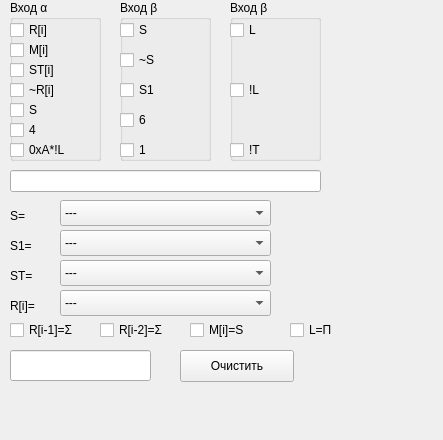
<?xml version="1.0" encoding="UTF-8"?>
<ui version="4.0">
 <class>MainWindow</class>
 <widget class="QMainWindow" name="MainWindow">
  <property name="geometry">
   <rect>
    <x>0</x>
    <y>0</y>
    <width>443</width>
    <height>440</height>
   </rect>
  </property>
  <property name="windowTitle">
   <string>MainWindow</string>
  </property>
  <widget class="QWidget" name="centralWidget">
   <widget class="QGroupBox" name="alpha">
    <property name="geometry">
     <rect>
      <x>10</x>
      <y>0</y>
      <width>91</width>
      <height>161</height>
     </rect>
    </property>
    <property name="title">
     <string>Вход α</string>
    </property>
    <widget class="QCheckBox" name="a_rsel">
     <property name="geometry">
      <rect>
       <x>0</x>
       <y>20</y>
       <width>41</width>
       <height>20</height>
      </rect>
     </property>
     <property name="text">
      <string>R[i]</string>
     </property>
    </widget>
    <widget class="QCheckBox" name="a_msel">
     <property name="geometry">
      <rect>
       <x>0</x>
       <y>40</y>
       <width>51</width>
       <height>20</height>
      </rect>
     </property>
     <property name="text">
      <string>M[i]</string>
     </property>
    </widget>
    <widget class="QCheckBox" name="a_stsel">
     <property name="geometry">
      <rect>
       <x>0</x>
       <y>60</y>
       <width>51</width>
       <height>20</height>
      </rect>
     </property>
     <property name="text">
      <string>ST[i]</string>
     </property>
    </widget>
    <widget class="QCheckBox" name="a_ssel">
     <property name="geometry">
      <rect>
       <x>0</x>
       <y>100</y>
       <width>51</width>
       <height>20</height>
      </rect>
     </property>
     <property name="text">
      <string>S</string>
     </property>
    </widget>
    <widget class="QCheckBox" name="a_10nlsel">
     <property name="geometry">
      <rect>
       <x>0</x>
       <y>140</y>
       <width>71</width>
       <height>20</height>
      </rect>
     </property>
     <property name="text">
      <string>0xA*!L</string>
     </property>
    </widget>
    <widget class="QCheckBox" name="a_nrsel">
     <property name="geometry">
      <rect>
       <x>0</x>
       <y>80</y>
       <width>61</width>
       <height>20</height>
      </rect>
     </property>
     <property name="text">
      <string>~R[i]</string>
     </property>
    </widget>
    <widget class="QCheckBox" name="a_4sel">
     <property name="geometry">
      <rect>
       <x>0</x>
       <y>120</y>
       <width>51</width>
       <height>20</height>
      </rect>
     </property>
     <property name="text">
      <string>4</string>
     </property>
    </widget>
   </widget>
   <widget class="QGroupBox" name="betta">
    <property name="geometry">
     <rect>
      <x>120</x>
      <y>0</y>
      <width>91</width>
      <height>161</height>
     </rect>
    </property>
    <property name="title">
     <string>Вход β</string>
    </property>
    <widget class="QCheckBox" name="b_ssel">
     <property name="geometry">
      <rect>
       <x>0</x>
       <y>20</y>
       <width>41</width>
       <height>20</height>
      </rect>
     </property>
     <property name="text">
      <string>S</string>
     </property>
    </widget>
    <widget class="QCheckBox" name="b_nssel">
     <property name="geometry">
      <rect>
       <x>0</x>
       <y>50</y>
       <width>51</width>
       <height>20</height>
      </rect>
     </property>
     <property name="text">
      <string>~S</string>
     </property>
    </widget>
    <widget class="QCheckBox" name="b_s1sel">
     <property name="geometry">
      <rect>
       <x>0</x>
       <y>80</y>
       <width>51</width>
       <height>20</height>
      </rect>
     </property>
     <property name="text">
      <string>S1</string>
     </property>
    </widget>
    <widget class="QCheckBox" name="b_1sel">
     <property name="geometry">
      <rect>
       <x>0</x>
       <y>140</y>
       <width>51</width>
       <height>20</height>
      </rect>
     </property>
     <property name="text">
      <string>1</string>
     </property>
    </widget>
    <widget class="QCheckBox" name="b_6sel">
     <property name="geometry">
      <rect>
       <x>0</x>
       <y>110</y>
       <width>61</width>
       <height>20</height>
      </rect>
     </property>
     <property name="text">
      <string>6</string>
     </property>
    </widget>
   </widget>
   <widget class="QGroupBox" name="gamma">
    <property name="geometry">
     <rect>
      <x>230</x>
      <y>0</y>
      <width>91</width>
      <height>161</height>
     </rect>
    </property>
    <property name="title">
     <string>Вход β</string>
    </property>
    <widget class="QCheckBox" name="g_lsel">
     <property name="geometry">
      <rect>
       <x>0</x>
       <y>20</y>
       <width>41</width>
       <height>20</height>
      </rect>
     </property>
     <property name="text">
      <string>L</string>
     </property>
    </widget>
    <widget class="QCheckBox" name="g_nlsel">
     <property name="geometry">
      <rect>
       <x>0</x>
       <y>80</y>
       <width>51</width>
       <height>20</height>
      </rect>
     </property>
     <property name="text">
      <string>!L</string>
     </property>
    </widget>
    <widget class="QCheckBox" name="g_ntsel">
     <property name="geometry">
      <rect>
       <x>0</x>
       <y>140</y>
       <width>51</width>
       <height>20</height>
      </rect>
     </property>
     <property name="text">
      <string>!T</string>
     </property>
    </widget>
   </widget>
   <widget class="QLineEdit" name="adderSym">
    <property name="geometry">
     <rect>
      <x>10</x>
      <y>170</y>
      <width>311</width>
      <height>22</height>
     </rect>
    </property>
   </widget>
   <widget class="QLabel" name="label">
    <property name="geometry">
     <rect>
      <x>10</x>
      <y>200</y>
      <width>62</width>
      <height>31</height>
     </rect>
    </property>
    <property name="text">
     <string>S=</string>
    </property>
   </widget>
   <widget class="QComboBox" name="s_destbox">
    <property name="geometry">
     <rect>
      <x>60</x>
      <y>200</y>
      <width>211</width>
      <height>26</height>
     </rect>
    </property>
    <item>
     <property name="text">
      <string>---</string>
     </property>
    </item>
    <item>
     <property name="text">
      <string>S1</string>
     </property>
    </item>
    <item>
     <property name="text">
      <string>Σ</string>
     </property>
    </item>
    <item>
     <property name="text">
      <string>S1 | Σ</string>
     </property>
    </item>
   </widget>
   <widget class="QComboBox" name="s1_destbox">
    <property name="geometry">
     <rect>
      <x>60</x>
      <y>230</y>
      <width>211</width>
      <height>26</height>
     </rect>
    </property>
    <item>
     <property name="text">
      <string>---</string>
     </property>
    </item>
    <item>
     <property name="text">
      <string>Σ</string>
     </property>
    </item>
    <item>
     <property name="text">
      <string>S1 | H</string>
     </property>
    </item>
    <item>
     <property name="text">
      <string>S1 | H | Σ</string>
     </property>
    </item>
   </widget>
   <widget class="QLabel" name="label_2">
    <property name="geometry">
     <rect>
      <x>10</x>
      <y>230</y>
      <width>62</width>
      <height>31</height>
     </rect>
    </property>
    <property name="text">
     <string>S1=</string>
    </property>
   </widget>
   <widget class="QComboBox" name="st_destbox">
    <property name="geometry">
     <rect>
      <x>60</x>
      <y>260</y>
      <width>211</width>
      <height>26</height>
     </rect>
    </property>
    <item>
     <property name="text">
      <string>---</string>
     </property>
    </item>
    <item>
     <property name="text">
      <string>Push Σ</string>
     </property>
    </item>
    <item>
     <property name="text">
      <string>Pop</string>
     </property>
    </item>
    <item>
     <property name="text">
      <string>Add XYZΣ</string>
     </property>
    </item>
   </widget>
   <widget class="QLabel" name="label_3">
    <property name="geometry">
     <rect>
      <x>10</x>
      <y>260</y>
      <width>62</width>
      <height>31</height>
     </rect>
    </property>
    <property name="text">
     <string>ST=</string>
    </property>
   </widget>
   <widget class="QComboBox" name="r_destbox">
    <property name="geometry">
     <rect>
      <x>60</x>
      <y>290</y>
      <width>211</width>
      <height>26</height>
     </rect>
    </property>
    <item>
     <property name="text">
      <string>---</string>
     </property>
    </item>
    <item>
     <property name="text">
      <string>R[i+3]</string>
     </property>
    </item>
    <item>
     <property name="text">
      <string>Σ</string>
     </property>
    </item>
    <item>
     <property name="text">
      <string>S</string>
     </property>
    </item>
    <item>
     <property name="text">
      <string>R[i] | S | Σ</string>
     </property>
    </item>
    <item>
     <property name="text">
      <string>S | Σ</string>
     </property>
    </item>
    <item>
     <property name="text">
      <string>R[i] | S</string>
     </property>
    </item>
    <item>
     <property name="text">
      <string>R[i] | Σ</string>
     </property>
    </item>
   </widget>
   <widget class="QLabel" name="label_4">
    <property name="geometry">
     <rect>
      <x>10</x>
      <y>290</y>
      <width>62</width>
      <height>31</height>
     </rect>
    </property>
    <property name="text">
     <string>R[i]=</string>
    </property>
   </widget>
   <widget class="QCheckBox" name="r_i1sel">
    <property name="geometry">
     <rect>
      <x>10</x>
      <y>320</y>
      <width>81</width>
      <height>20</height>
     </rect>
    </property>
    <property name="text">
     <string>R[i-1]=Σ</string>
    </property>
   </widget>
   <widget class="QCheckBox" name="r_i2sel">
    <property name="geometry">
     <rect>
      <x>100</x>
      <y>320</y>
      <width>81</width>
      <height>20</height>
     </rect>
    </property>
    <property name="text">
     <string>R[i-2]=Σ</string>
    </property>
   </widget>
   <widget class="QCheckBox" name="m_isel">
    <property name="geometry">
     <rect>
      <x>190</x>
      <y>320</y>
      <width>81</width>
      <height>20</height>
     </rect>
    </property>
    <property name="text">
     <string>M[i]=S</string>
    </property>
   </widget>
   <widget class="QCheckBox" name="l_carsel">
    <property name="geometry">
     <rect>
      <x>290</x>
      <y>320</y>
      <width>51</width>
      <height>20</height>
     </rect>
    </property>
    <property name="text">
     <string>L=П</string>
    </property>
   </widget>
   <widget class="QLineEdit" name="opcodeOut">
    <property name="geometry">
     <rect>
      <x>10</x>
      <y>350</y>
      <width>141</width>
      <height>31</height>
     </rect>
    </property>
   </widget>
   <widget class="QPushButton" name="clearBtn">
    <property name="geometry">
     <rect>
      <x>180</x>
      <y>350</y>
      <width>114</width>
      <height>32</height>
     </rect>
    </property>
    <property name="text">
     <string>Очистить</string>
    </property>
   </widget>
  </widget>
 </widget>
 <layoutdefault spacing="6" margin="11"/>
 <resources/>
 <connections/>
</ui>
